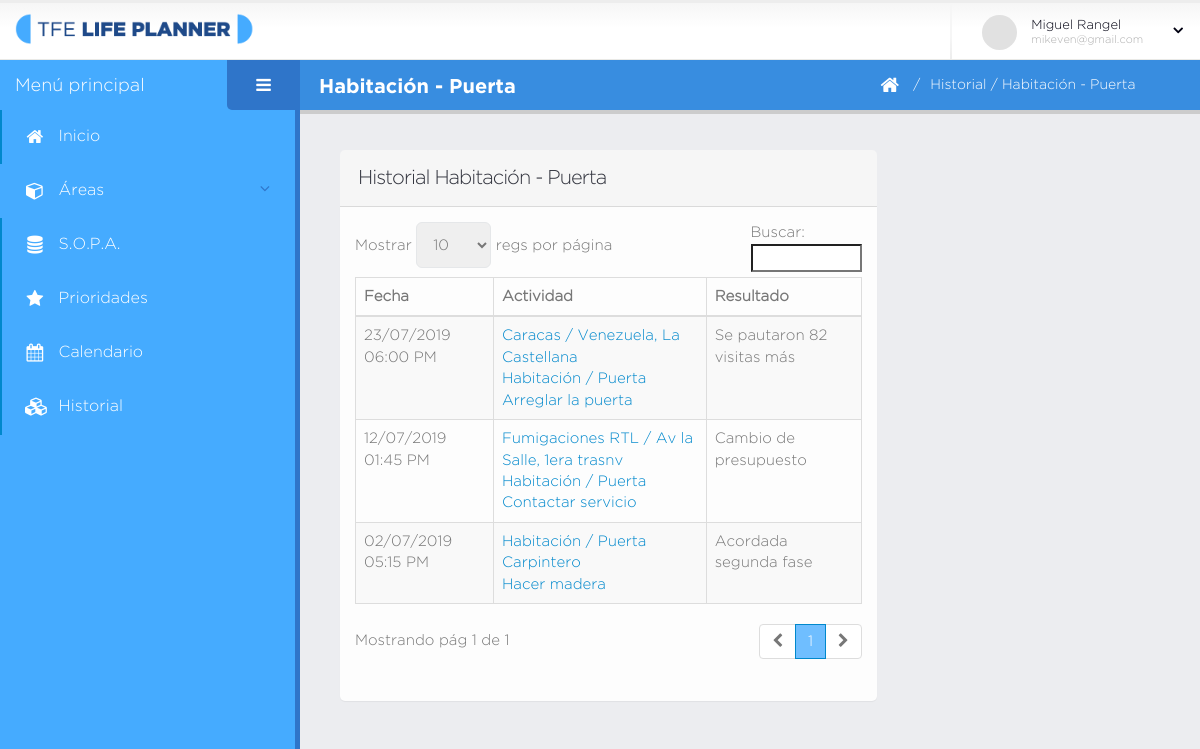
The page /historial-so.php?ids=2&ido=5 (signed in) on the database its author committed.
### tables this page shows
CREATE TABLE `sujeto` (
  `id` int(11) NOT NULL,
  `nombre` varchar(140) NOT NULL,
  `creado` datetime DEFAULT NULL,
  `modificado` datetime DEFAULT NULL,
  `usuario_id` int(11) NOT NULL
);

CREATE TABLE `objeto` (
  `id` int(11) NOT NULL,
  `nombre` varchar(140) NOT NULL,
  `creado` datetime DEFAULT NULL,
  `modificado` datetime DEFAULT NULL,
  `usuario_id` int(11) NOT NULL
);

CREATE TABLE `actividad` (
  `id` int(11) NOT NULL,
  `tipo` varchar(45) NOT NULL,
  `tarea` varchar(45) DEFAULT NULL,
  `lugar` varchar(45) DEFAULT NULL,
  `direccion` varchar(45) DEFAULT NULL,
  `motivo` varchar(45) DEFAULT NULL,
  `contacto` varchar(45) DEFAULT NULL,
  `creado` datetime DEFAULT NULL,
  `modificado` datetime DEFAULT NULL,
  `proposito_id` int(11) NOT NULL,
  `estado` varchar(45) NOT NULL,
  `resultado` varchar(600) DEFAULT NULL,
  `fecha_calendario` datetime NOT NULL,
  `fecha_prioridad` datetime NOT NULL,
  `fecha_agenda` datetime NOT NULL,
  `fecha_terminacion` datetime NOT NULL,
  `fecha_cancela` datetime NOT NULL
);

### database/data-sujeto-objeto.php (called while the page is built, shortened)
<?php
	function obtenerSujetoObjetoPorids( $dbh, $ids, $ido ){
		$q = "select so.id as id_so, s.id as idsujeto, s.nombre nsujeto, o.id as idobjeto,
		o.nombre as nobjeto from sujeto_objeto so, sujeto s, objeto o
		where s.id = so.sujeto_id and o.id = so.objeto_id and s.id = $ids and o.id = $ido";
		$data = mysqli_fetch_array( mysqli_query( $dbh, $q ) );
		return $data;
	}
?>

### database/data-actividad.php (called while the page is built, shortened)
<?php
	function obtenerHistorialSujetoObjeto( $dbh, $ids, $ido ){
		$q = "select act.id as id_act, act.tipo, act.estado, act.tarea, act.lugar,
		act.direccion, act.motivo, act.contacto, act.resultado,
		date_format(act.fecha_calendario,'%d/%m/%Y %h:%i %p') as fcalendario,
		date_format(act.fecha_terminacion,'%d/%m/%Y %h:%i %p') as fterminacion,
		s.id as idsujeto, s.nombre nsujeto, o.id as idobjeto, o.nombre as nobjeto
		from actividad act, proposito p, sujeto s, objeto o, sujeto_objeto so
		where act.proposito_id = p.id and act.estado = 'finalizada' and
		p.sujeto_objeto_id = so.id and so.sujeto_id = s.id and so.objeto_id = o.id
		and s.id = $ids and o.id = $ido order by act.fecha_calendario DESC";
		return obtenerListaRegistros( mysqli_query( $dbh, $q ) );
	}
?>

### database/bd.php (called while the page is built, shortened)
<?php
	function obtenerListaRegistros( $data ){
		$lista_c = array();
		if( $data ){
			while( $c = mysqli_fetch_array( $data ) ){
				$lista_c[] = $c;
			}
		}
		return $lista_c;
	}
?>

### historial-so.php (the view, shortened to what this page needs)
<?php
    include( "database/bd.php" );
    include( "database/data-acceso.php" );
    include( "database/data-actividad.php" );
    include( "database/data-sujeto-objeto.php" );
    include( "fn/fn-actividad.php" );
    if( isset( $_GET["ids"], $_GET["ido"] ) ){
        $ids = $_GET["ids"];	$ido = $_GET["ido"];
        $reg_so = obtenerSujetoObjetoPorids( $dbh, $ids, $ido );
        $historial = obtenerHistorialSujetoObjeto( $dbh, $ids, $ido );
    }
    $titulo_pagina = $reg_so["nsujeto"]." - ".$reg_so["nobjeto"];
    $breadcrumb = "<a href='historial.php'>Historial</a> / $titulo_pagina";
?>
<!doctype html>
<html class="fixed">
	<head>
		<link rel="stylesheet" href="assets/vendor/bootstrap/css/bootstrap.css" />
		<link rel="stylesheet" href="assets/vendor/font-awesome/css/font-awesome.css" />
		<link rel="stylesheet" href="assets/vendor/magnific-popup/magnific-popup.css" />
		<link rel="stylesheet" href="assets/vendor/bootstrap-datepicker/css/datepicker3.css" />
		<link rel="stylesheet" href="assets/vendor/bootstrap-timepicker/css/bootstrap-timepicker.css"/>
		<link rel="stylesheet" href="assets/vendor/pnotify/pnotify.custom.css" />
		<link rel="stylesheet" href="assets/vendor/select2/select2.css" />
		<link rel="stylesheet" href="assets/vendor/jquery-datatables-bs3/assets/css/datatables.css" />
		<link rel="stylesheet" href="assets/stylesheets/theme.css" />
		<link rel="stylesheet" href="assets/stylesheets/skins/default.css" />
		<link rel="stylesheet" href="assets/stylesheets/theme-custom.css">
	</head>
	<body>
		<section class="body">
			<?php include( "secciones/header.php" ); ?>
			<div class="inner-wrapper">
				<?php include( "secciones/navegacion.php" ); ?>
				<section role="main" class="content-body">
					<?php include( "secciones/titulo_pagina.php" ); ?>
					<div class="row">
						<div class="col-md-8 col-sm-8 col-xs-12">
							<section class="panel">
								<header class="panel-heading">
									<h2 class="panel-title">
										Historial
										<?php echo $reg_so["nsujeto"]." - ".$reg_so["nobjeto"]?>
									</h2>
								</header>
								<div id="tabla_actividades_prioridad" class="panel-body">
									<table id="datatable-historial"
									class="table table-bordered table-striped mb-none thist">
										<thead>
											<tr>
												<th>Fecha</th>
												<th>Actividad</th>
												<th>Resultado</th>
											</tr>
										</thead>
										<tbody>
											<?php foreach ( $historial as $h ) { ?>
											<tr class="gradeX">
												<td> <?php echo $h["fcalendario"] ?> </td>
												<td>
													<a href="#actividad-historial" class="info_hist modal-sizes modal-with-zoom-anim" data-ida="<?php echo $h["id_act"] ?>">
														<?php echo infoPrioridad( $h ) ?>
													</a>
												</td>
												<td> <?php echo $h["resultado"] ?> </td>
											</tr>
											<?php } ?>
										</tbody>
									</table>
								</div>
							</section>
						</div>
					</div>
				</section>
			</div>
		</section>
	</body>
</html>

### secciones/titulo_pagina.php
<header class="page-header">
	<h2><?php echo $titulo_pagina; ?></h2>
	<div class="right-wrapper pull-right">
		<ol class="breadcrumbs">
			<li>
				<a href="home.php">
					<i class="fa fa-home"></i>
				</a>
			</li>
			<li><span><?php echo $breadcrumb; ?></span></li>
		</ol>
		<a class="sidebar-right-toggle" data-open=""></a>
	</div>
</header>

### fn/fn-actividad.php (shortened to what this page needs)
<?php
    function infoPrioridad( $a ){
      $info = "";
      if( $a["tipo"] == "g" ){
        $info .= "<div>$a[lugar] / $a[direccion]</div>";
        $info .= "<div>$a[nsujeto] / $a[nobjeto]</div>";
        $info .= "<div>$a[tarea]</div>";
      }
      if( $a["tipo"] == "l" ){
        $info .= "<div>$a[nsujeto] / $a[nobjeto]</div>";
        $info .= "<div>$a[contacto]</div>";
        $info .= "<div>$a[motivo]</div>";
      }
      echo $info;
    }
?>

### assets/stylesheets/skins/default.css (style rules this page uses)
a, .btn-link { color: #0088cc; }

### rows shown on the page
sujeto: nombre.nombre "Habitación - Puerta", nombre "Habitación"
objeto: nombre "Puerta"
actividad: fcalendario "23/07/2019 06:00 PM", lugar "Caracas", direccion "Venezuela, La Castellana", sujeto.nombre "Habitación", objeto.nombre "Puerta", tarea "Arreglar la puerta", resultado "Se pautaron 82 visitas más"
actividad: fcalendario "12/07/2019 01:45 PM", lugar "Fumigaciones RTL", direccion "Av la Salle, 1era trasnv", sujeto.nombre "Habitación", objeto.nombre "Puerta", tarea "Contactar servicio", resultado "Cambio de presupuesto"
actividad: fcalendario "02/07/2019 05:15 PM", sujeto.nombre "Habitación", objeto.nombre "Puerta", contacto "Carpintero", motivo "Hacer madera", resultado "Acordada segunda fase"

### other values the page prints
$usuario["nombre"] "Miguel Rangel"
$usuario["email"] "mikeven@gmail.com"
